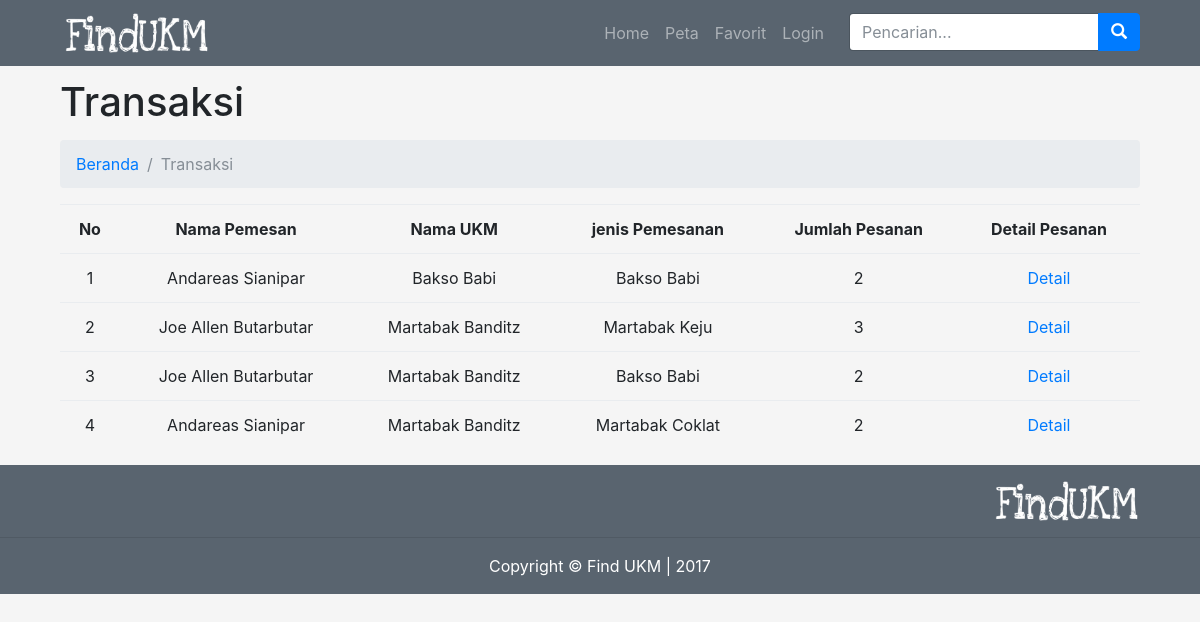
Page /transaksi.php on the committed database.
### tables this page shows
CREATE TABLE `pesanan` (
  `id_pesanan` int(10) NOT NULL,
  `id_user` int(11) NOT NULL,
  `id_produk` int(11) NOT NULL,
  `id_mk` int(11) NOT NULL,
  `kode_pos` int(10) NOT NULL,
  `kota` varchar(50) NOT NULL,
  `nama_rek` varchar(30) NOT NULL,
  `no_rek` int(12) NOT NULL,
  `bank` varchar(20) NOT NULL,
  `jenis_pesanan` varchar(30) NOT NULL,
  `jlh_pesanan` int(20) NOT NULL
);

CREATE TABLE `user` (
  `id` int(15) NOT NULL,
  `nama` text NOT NULL,
  `email` varchar(30) NOT NULL,
  `username` varchar(15) NOT NULL,
  `password` varchar(15) NOT NULL,
  `telp` varchar(20) NOT NULL,
  `alamat` text NOT NULL,
  `foto` varchar(20) NOT NULL,
  `role` varchar(10) NOT NULL DEFAULT 'user'
);

CREATE TABLE `produk` (
  `id` int(11) NOT NULL,
  `kategori` int(10) NOT NULL,
  `nama_ukm` varchar(50) NOT NULL,
  `foto` varchar(200) NOT NULL,
  `hari_buka` varchar(30) NOT NULL,
  `jam_buka` varchar(30) NOT NULL,
  `link` text NOT NULL,
  `favorit` int(11) NOT NULL DEFAULT '0'
);

### transaksi.php (the view, shortened to what this page needs)
<?php
   include("header.php");
   include("koneksi.php");
?>
<?php
            $query1 = mysqli_query($connect, "SELECT * FROM pesanan inner JOIN user ON pesanan.id_user = user.id inner join produk on pesanan.id_produk = produk.id ");
            ?>
<div class="container">
      <h1 class="mt-4 mb-3">Transaksi
      </h1>
      <ol class="breadcrumb">
        <li class="breadcrumb-item">
          <a href="index.php">Beranda</a>
        </li>
        <li class="breadcrumb-item active">Transaksi</li>
      </ol>
      <table class="table table-hover table-condensed">
                <tr>
                  <th><center>No</center></th>
                  <th><center>Nama Pemesan</center></th>
                  <th><center>Nama UKM</center></th>
                  <th><center>jenis Pemesanan</center></th>
                  <th><center>Jumlah Pesanan</center></th>
                  <th><center>Detail Pesanan</center></th>
                </tr>
                <?php
                $no = 1;
                while($row = mysqli_fetch_array($query1)){?>
                <tr>
                <td><center><?php echo $no; ?></center></td>
                <td><center><?php echo $row['nama']; ?></center></td>
                <td><center><?php echo $row['nama_ukm']; ?></center></td>
                <td><center><?php echo $row['jenis_pesanan']; ?></center></td>
                <td><center><?php echo $row['jlh_pesanan']; ?></center></td>
                <td><center><?php echo "<a href='detail_pesanan.php?id=".$row['id_pesanan']."'>Detail</a>"?></center></td>
                </tr>
                <?php $no++; }
              ?>
              </table>
 </div>
<?php
   include("footer.php");
?>

### css/modern-business.css (style rules this page uses)
body { padding-top: 54px; }
@media (min-width: 992px) { body { padding-top: 56px; } }

### rows in the picture
pesanan: id_user.nama "Andareas Sianipar", id_produk.nama_ukm "Bakso Babi", jenis_pesanan "Bakso Babi", jlh_pesanan "2"
pesanan: id_user.nama "Joe Allen Butarbutar", id_produk.nama_ukm "Martabak Banditz", jenis_pesanan "Martabak Keju", jlh_pesanan "3"
pesanan: id_user.nama "Joe Allen Butarbutar", id_produk.nama_ukm "Martabak Banditz", jenis_pesanan "Bakso Babi", jlh_pesanan "2"
pesanan: id_user.nama "Andareas Sianipar", id_produk.nama_ukm "Martabak Banditz", jenis_pesanan "Martabak Coklat", jlh_pesanan "2"
